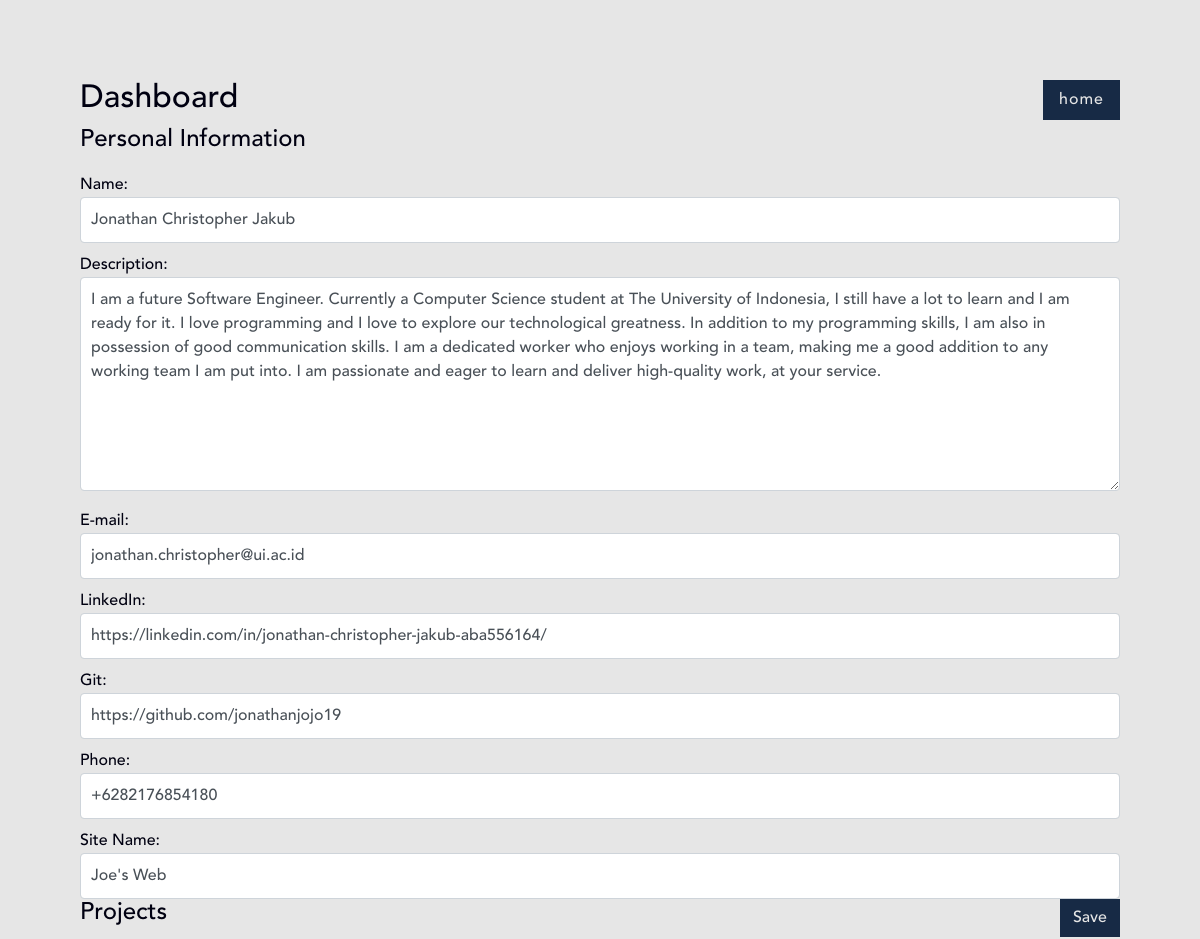
Before: /edit/ (upper part) with the older database file.
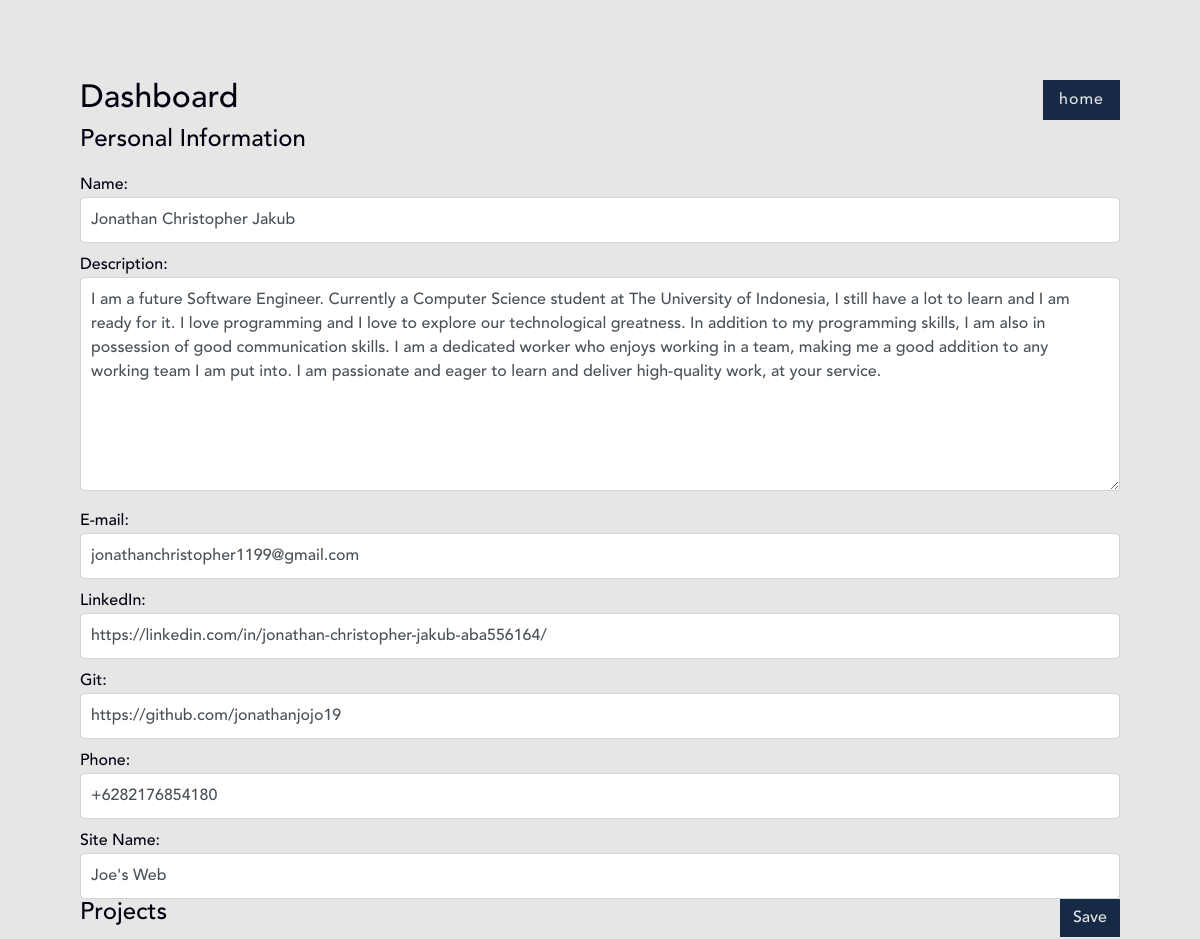
After: the same page with the newer database file.
### information/models.py (models this page shows, shortened)
class PersonalInfo(models.Model):
    name = models.CharField(max_length=100)
    description = models.CharField(max_length=1000)
    email = models.EmailField(max_length=100)
    linkedin = models.URLField(max_length=100)
    git = models.URLField(max_length=100)
    phone_regex = RegexValidator(regex=r'^\+?1?\d{9,15}$', message="Phone number must be entered in the format: '+999999999'. Up to 15 digits allowed.")
    phone_number = models.CharField(validators=[phone_regex], max_length=17, blank=True)
    title = models.CharField(max_length=20)
    class Meta:
        verbose_name_plural = "PersonalInfo"

### cms/views.py (the view)
# urls.py: path('', views.dashboard, name="dashboard"),
def dashboard(request):
    personal_info = PersonalInfo.objects.all().first()
    projects = Project.objects.all()
    return render(request, 'cms/dashboard.html', {
        "projects" : projects,
        "info" : personal_info,
        "info_form" : PersonalInfoForm(instance=personal_info),
        "project_form" : ProjectModelFormSet()
    })

### cms/templates/cms/dashboard.html (shortened to what this page needs)
{% load static from staticfiles %}
<!DOCTYPE html>
<html lang="en">
<head>
    <link rel="stylesheet" href="https://stackpath.bootstrapcdn.com/bootstrap/4.1.3/css/bootstrap.min.css">
    <link rel="stylesheet" href="{% static 'styles/globalStyles.css' %}" >
    <link rel="stylesheet" href="{% static 'styles/dashboardStyles.css' %}" >
</head>
<body>
    <div class="container-large full-height d-flex light-bg light-grey-text">
        <div class="dark-blue-text w-100">
            <div class="d-flex flex-row justify-content-between">
                <div>
                    <h2>Dashboard</h2>
                </div>
                <div>
                    <div class="btn-lg mode draw blue-bg">
                        <a href="{% url 'portfolio:index' %}"><span class="light-grey-text spaced">home</span></a>
                    </div>
                </div>
            </div>
            <div>
                <h3>Personal Information</h3>
                <form class="site-form" action="" method="PUT" id="info-form">
                    {{ info_form }}
                    <div class="float-right">
                        <button id="submit-button" class="btn mode draw blue-bg save" onclick="updateInfo()">
                            <span class="light-grey-text">Save</span>
                        </button>
                    </div>
                </form>
            </div>
            <div>
                <h3>Projects</h3>
            </div>
        </div>
    </div>
</body>
</html>

Changed rows visible on the page:
changed PersonalInfo "Jonathan Christopher Jakub": email "jonathan.christopher@ui.ac.id" → "jonathanchristopher1199@gmail.com"
